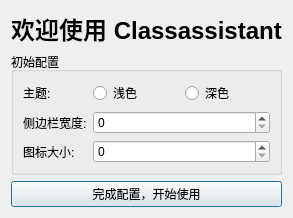
<?xml version="1.0" encoding="UTF-8"?>
<ui version="4.0">
 <class>WelcomeDialog</class>
 <widget class="QDialog" name="WelcomeDialog">
  <layout class="QVBoxLayout" name="verticalLayout">
   <item><widget class="QLabel" name="titleLabel"><property name="text"><string>&lt;h1&gt;欢迎使用 Classassistant&lt;/h1&gt;</string></property><property name="alignment"><set>Qt::AlignCenter</set></property></widget></item>
   <item><widget class="QGroupBox" name="groupBox"><property name="title"><string>初始配置</string></property><layout class="QFormLayout" name="formLayout"><item row="0" column="0"><widget class="QLabel" name="label"><property name="text"><string>主题:</string></property></widget></item><item row="0" column="1"><layout class="QHBoxLayout" name="horizontalLayout"><item><widget class="QRadioButton" name="lightModeRadio"><property name="text"><string>浅色</string></property></widget></item><item><widget class="QRadioButton" name="darkModeRadio"><property name="text"><string>深色</string></property></widget></item></layout></item><item row="1" column="0"><widget class="QLabel" name="label_2"><property name="text"><string>侧边栏宽度:</string></property></widget></item><item row="1" column="1"><widget class="QSpinBox" name="sidebarWidthSpinBox"/></item><item row="2" column="0"><widget class="QLabel" name="label_3"><property name="text"><string>图标大小:</string></property></widget></item><item row="2" column="1"><widget class="QSpinBox" name="iconSizeSpinBox"/></item></layout></widget></item>
   <item><widget class="QPushButton" name="finishButton"><property name="text"><string>完成配置，开始使用</string></property></widget></item>
  </layout>
 </widget>
 <resources/>
 <connections/>
</ui>
